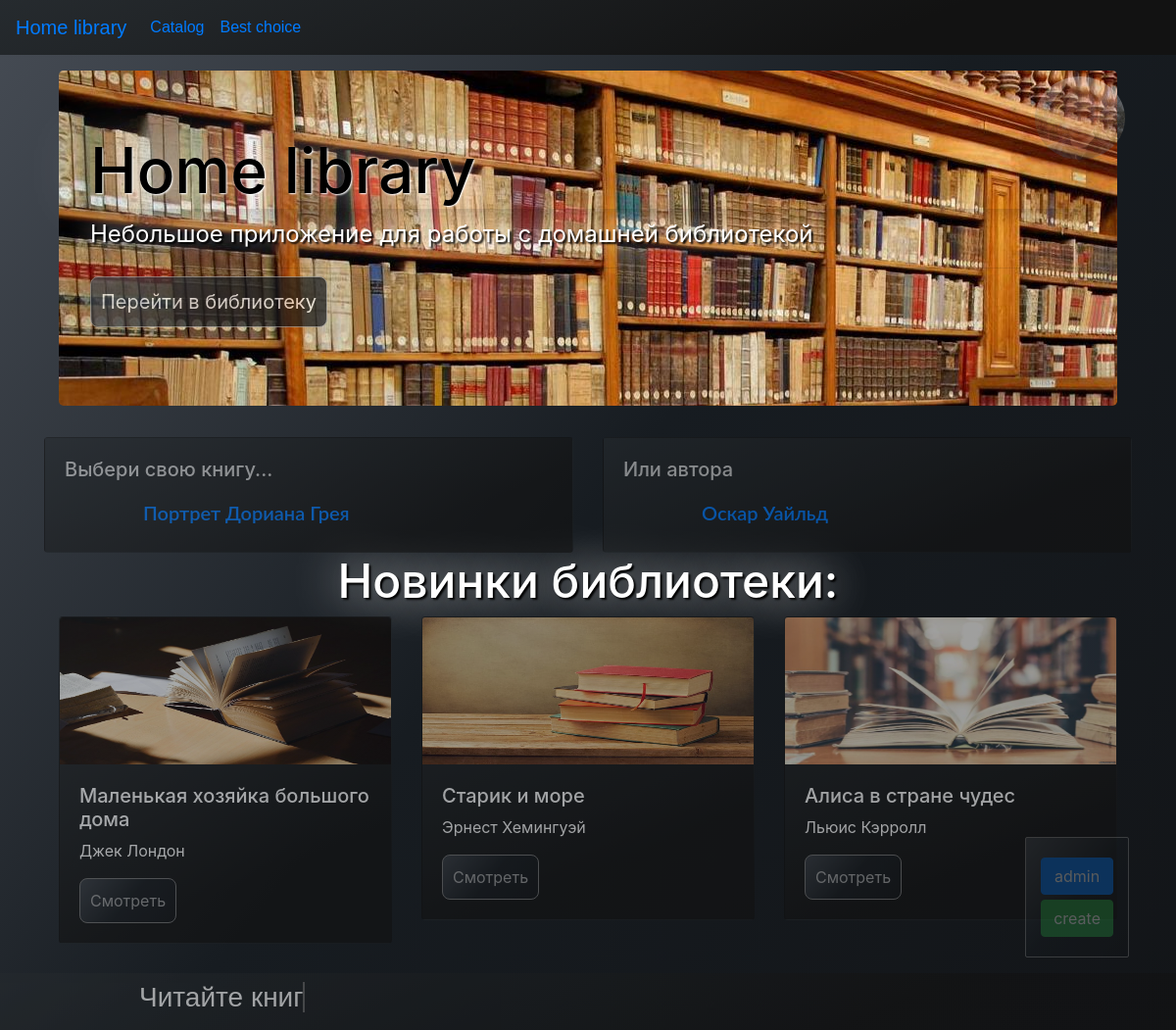
The page / on the database its author committed.
### app/models.py (models this page shows, shortened)
class BookModel(models.Model):
    title = models.CharField(max_length=50, db_index=True,
                             verbose_name="Название книги")
    author = models.CharField(
        max_length=50, db_index=True, verbose_name="Автор")
    dateline = models.CharField(
        max_length=100, verbose_name="Издательство и год выпуска")
    genre = models.ManyToManyField(
        'Genre', related_name='book', verbose_name="Раздел")
    addition = models.TextField(max_length=1000, verbose_name="Описание")
    rating = models.ManyToManyField(
        'Rating', related_name='book', verbose_name="Рейтинг")
    slug = models.SlugField(max_length=50, blank=True, unique=True)
    time_added = models.DateTimeField(default=datetime.now)
    def __str__(self):
        return self.title
    class Meta:
        verbose_name = 'Библиотека'
        verbose_name_plural = 'Библиотека'
        ordering = ['-time_added']

### app/views.py (the view)
# urls.py: path('', views.Homepage.as_view(), name='index_url'),
class Homepage(View):
    def get(self, request):
        books = BookModel.objects.all()
        random_books = BookModel.objects.order_by('time_added').filter(rating='5')[:4]
        return render(request, 'app/index.html', context={'books': books,
                                                          'random_books': random_books, 'about_me': True})

### app/templates/app/index.html (shortened to what this page needs)
{% extends 'app/book_template.html' %}
{% block content %}
    <div class="view" style="height: auto">
        <div class="mask rgba-black-light align-items-center">
            <div class="development container">
                <div class="jumbotron" style="background-image: url(/static/app/library.jpg);">
                    <h1 class="shadow">
                        Home library
                    </h1>
                    <p class="shadow2">
                        Небольшое приложение для работы с домашней библиотекой
                    </p>
                    <hr class=" my-2">
                    <p class="lead">
                        <a class="btn btn-primary btn-lg book_button" href="{% url 'app:library_url' %}"
                           role="button">Перейти в библиотеку</a>
                    </p>
                </div>
            </div>
            <div class="row">
                <div class="col-sm-6">
                    <div class="card for_cards w-auto">
                        <div class="card-body">
                            <h5 class="card-title for_fonts">Выбери свою книгу...</h5>
                            <div class="content">
                                <div class="content__container">
                                    <ul class="content__container__list">
                                        {% for book in random_books %}
                                            <li>
                                                <a href="{% url 'app:book_details_url' slug=book.slug %}">{{ book.title }}</a>
                                            </li>
                                        {% endfor %}
                                    </ul>
                                </div>
                            </div>
                        </div>
                    </div>
                </div>
                <div class="col-sm-6">
                    <div class="card for_cards w-auto">
                        <div class="card-body">
                            <h5 class="card-title for_fonts">Или автора</h5>
                            <div class="content">
                                <div class="content__container">
                                    <ul class="content__container__list">
                                        {% for book in random_books %}
                                            <li>
                                                <a href="{% url 'app:book_details_url' slug=book.slug %}">{{ book.author }}</a>
                                            </li>
                                        {% endfor %}
                                    </ul>
                                </div>
                            </div>
                        </div>
                    </div>
                </div>
            </div>
            <h2>
                <div class="shadow2" style="text-align: center;">Новинки библиотеки:</div>
            </h2>
            <div class="container">
                <div class="row">
                    <div class="col-sm-6 col-lg-4  mb-4">
                        <div class="card text-white for_cards mb-3">
                            <img class="card-img-top" src="/static/app/book2.jpg" alt="1 image" width="120"
                                 height="150">
                            <div class="card-body">
                                <h5>{{ books.0 }}</h5>
                                <p class="card-text">{{ books.0.author }}</p>
                                <a href="{% url 'app:book_details_url' slug=books.0.slug %}"
                                   class="btn book_button">
                                    <div class="for_fonts">Смотреть</div>
                                </a>
                            </div>
                        </div>
                    </div>
                    <div class="col-sm-6 col-lg-4">
                        <div class="card text-white for_cards mb-3">
                            <img class="card-img-top" src="/static/app/book1.jpg" alt="2 image" width="120"
                                 height="150">
                            <div class="card-body">
                                <h5>{{ books.1 }}</h5>
                                <p class="card-text">{{ books.1.author }}</p>
                                <a href="{% url 'app:book_details_url' slug=books.1.slug %}"
                                   class="btn book_button">
                                    <div class="for_fonts">Смотреть</div>
                                </a>
                            </div>
                        </div>
                    </div>
                    <div class="col-sm-6 col-lg-4">
                        <div class="card text-white for_cards mb-3">
                            <img class="card-img-top" src="/static/app/book4.jpg" alt="3 image" width="120"
                                 height="150">
                            <div class="card-body">
                                <h5>{{ books.2 }}</h5>
                                <p class="card-text">{{ books.2.author }}</p>
                                <a href="{% url 'app:book_details_url' slug=books.2.slug %}"
                                   class="btn book_button">
                                    <div class="for_fonts">Смотреть</div>
                                </a>
                            </div>
                        </div>
                    </div>
                </div>
            </div>
        </div>
    </div>
{% endblock %}

### static/css/styles.css (style rules this page uses)
.shadow { color: black; font-size: 4em; text-shadow: 1px 1px 2px white, 0 0 1em rgb(255, 255, 255); }
.shadow2 { color: white; font-size: 1.5em; text-shadow: 2px 2px 2px black, 0 0 1em rgb(255, 255, 255) }
.main { background: linear-gradient(129.56deg, #4D535C -7.06%, #171C21 50.9%, #121417 107.91%); min-height: 100vh; }
.for_cards { background: linear-gradient(157.73deg, #262B2F -0.68%, #121212 74.03%); opacity: 0.6; }
.for_fonts { opacity: 0.8; color: rgb(255, 255, 255); }
.book_button { padding: 10px; background: linear-gradient(129.56deg, #4D535C -7.06%, #171C21 50.9%, #121417 107.91%); border: 1px solid #999; border-radius: 8px; opacity: 0.7; }
.content { overflow: hidden; font-family: "Lato", sans-serif; font-size: 20px; line-height: 40px; color: #e5d6d6; }
.content__container { font-weight: 600; overflow: hidden; height: 40px; padding: 0 40px; }
.content__container__list { margin-top: 0; text-align: left; list-style: none; -webkit-animation-name: change; -webkit-animation-duration: 10s; -webkit-animation-iteration-count: infinite; animation-name: change; animation-duration: 10s; animation-iteration-count: infinite; }

### rows shown on the page
BookModel: title "Портрет Дориана Грея", author "Оскар Уайльд"
BookModel: title "Маленькая хозяйка большого дома", author "Джек Лондон"
BookModel: title "Старик и море", author "Эрнест Хемингуэй"
BookModel: title "Алиса в стране чудес", author "Льюис Кэрролл"
